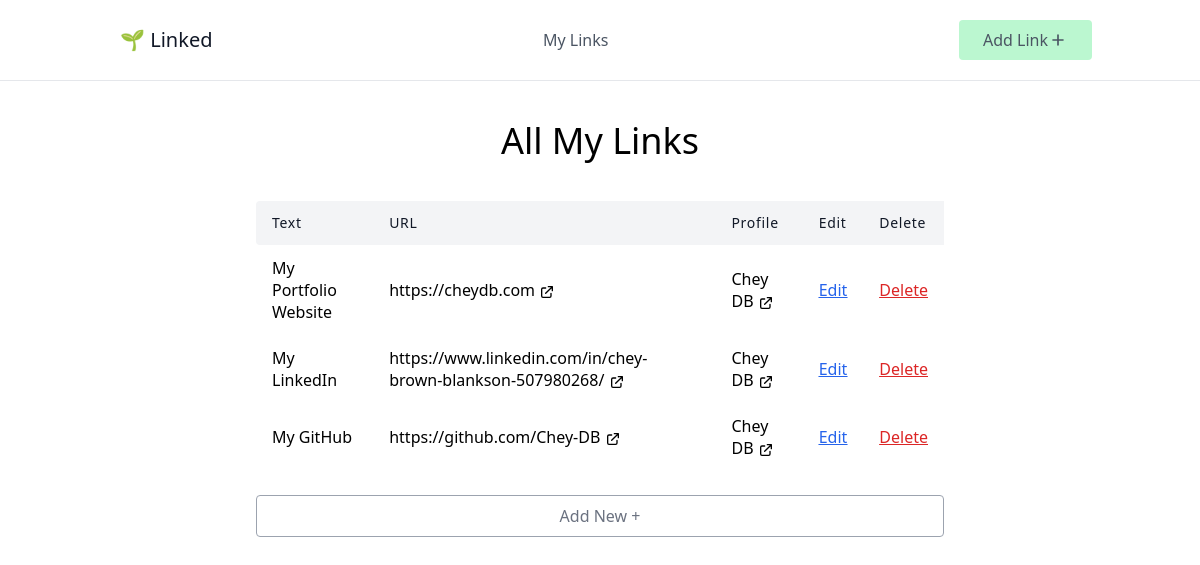
The page / on the database its author committed.
### linked/models.py (models this page shows, shortened)
class Link(models.Model):
    text = models.CharField(max_length=100)
    url = models.URLField()
    profile = models.ForeignKey(Profile, on_delete=models.CASCADE, related_name='links')

class Profile(models.Model):
    BG_CHOICES = (
        ('blue', 'Blue'),
        ('green', 'Green'),
        ('yellow', 'Yellow')
    )
    name = models.CharField(max_length=100)
    slug = models.SlugField(max_length=100)
    bg_color = models.CharField(max_length=50, choices=BG_CHOICES)

### linked/views.py (the view)
# urls.py: path('', LinkListView.as_view(), name="link-list"),
class LinkListView(ListView):
    model = Link

### linked/templates/linked/link_list.html
{% extends 'linked/_base.html' %}
{% block content %}
<h1 class="text-4xl text-center mb-10">All My Links</h1>
<div class="w-full mx-auto overflow-auto">
    <table class="table-auto w-full text-left whitespace-no-wrap">
        <thead>
            <tr>
                <th class="px-4 py-3 title-font tracking-wider font-medium text-gray-900 text-sm bg-gray-100 rounded-tl rounded-bl">Text</th>
                <th class="px-4 py-3 title-font tracking-wider font-medium text-gray-900 text-sm bg-gray-100">URL</th>
                <th class="px-4 py-3 title-font tracking-wider font-medium text-gray-900 text-sm bg-gray-100">Profile</th>
                <th class="px-4 py-3 title-font tracking-wider font-medium text-gray-900 text-sm bg-gray-100">Edit</th>
                <th class="px-4 py-3 title-font tracking-wider font-medium text-gray-900 text-sm bg-gray-100">Delete</th>
            </tr>
        </thead>
        <tbody>
            {% for link in object_list %}
            <tr>
                <td class="px-4 py-3">{{link.text}}</td>
                <td class="px-4 py-3">
                    <a href="{{link.url}}" target="_blank">
                        {{link.url}}
                        <svg xmlns="http://www.w3.org/2000/svg" class="h-4 w-4 inline" fill="none" viewBox="0 0 24 24" stroke="currentColor" stroke-width="2">
                        <path stroke-linecap="round" stroke-linejoin="round" d="M10 6H6a2 2 0 00-2 2v10a2 2 0 002 2h10a2 2 0 002-2v-4M14 4h6m0 0v6m0-6L10 14" />
                        </svg>
                    </a>
                </td>
                <td class="px-4 py-3">
                    <a href="{% url 'profile' link.profile.slug %}" target="_blank">
                        {{link.profile.name}}
                        <svg xmlns="http://www.w3.org/2000/svg" class="h-4 w-4 inline" fill="none" viewBox="0 0 24 24" stroke="currentColor" stroke-width="2">
                        <path stroke-linecap="round" stroke-linejoin="round" d="M10 6H6a2 2 0 00-2 2v10a2 2 0 002 2h10a2 2 0 002-2v-4M14 4h6m0 0v6m0-6L10 14" />
                        </svg>
                    </a>
                </td>
                <td class="px-4 py-3 underline text-blue-600"><a href="{% url 'link-update' link.id %}">Edit</a></td>
                <td class="px-4 py-3 underline text-red-600"><a href="{% url 'link-delete' link.id %}">Delete</a></td>
            </tr>
        {% endfor %}
      </tbody>
    </table>
    <a href="{% url 'link-create' %}">
        <p class="mt-6 py-2 w-full border rounded border-gray-400 text-center text-gray-500 hover:cursor-pointer hover:bg-gray-100 hover:border-gray-500">
            Add New +
        </p>
    </a>
  </div>
{% endblock content %}

### linked/templates/linked/_base.html (shortened to what this page needs)
<html>
    <head>
        <script src="https://cdn.tailwindcss.com"></script>
    </head>
    <body>
        <header class="text-gray-600 body-font border-b">
            <div class="container mx-auto flex flex-wrap p-5 flex-col md:flex-row items-center">
              <a href="{% url 'link-list' %}" class="flex title-font font-medium items-center text-gray-900 mb-4 md:mb-0">
                <span class="ml-3 text-xl">🌱 Linked</span>
              </a>
              <nav class="md:ml-auto md:mr-auto flex flex-wrap items-center text-base justify-center">
                <a href="{% url 'link-list' %}" class="mr-5 hover:text-gray-900">My Links</a>
              </nav>
              <a href="{% url 'link-create' %}">
                <button class="inline-flex items-center bg-green-200 border-0 py-2 px-6 focus:outline-none hover:bg-green-300 rounded text-base mt-4 md:mt-0">Add Link
                    <svg xmlns="http://www.w3.org/2000/svg" class="h-5 w-5" fill="none" viewBox="0 0 24 24" stroke="currentColor" stroke-width="2">
                        <path stroke-linecap="round" stroke-linejoin="round" d="M12 6v6m0 0v6m0-6h6m-6 0H6" />
                    </svg>
                </button>
            </a>
            </div>
          </header>
          <div class="container mx-auto">
            <div class="sm:w-3/4 mx-auto sm:p-10">
                {% block content %}
                {% endblock content %}
            </div>
            </div>
    </body>
</html>

### rows shown on the page
Link: text "My Portfolio Website", url "https://cheydb.com", profile.name "Chey DB"
Link: text "My LinkedIn", url "https://www.linkedin.com/in/chey-brown-blankson-507980268/", profile.name "Chey DB"
Link: text "My GitHub", url "https://github.com/Chey-DB", profile.name "Chey DB"
